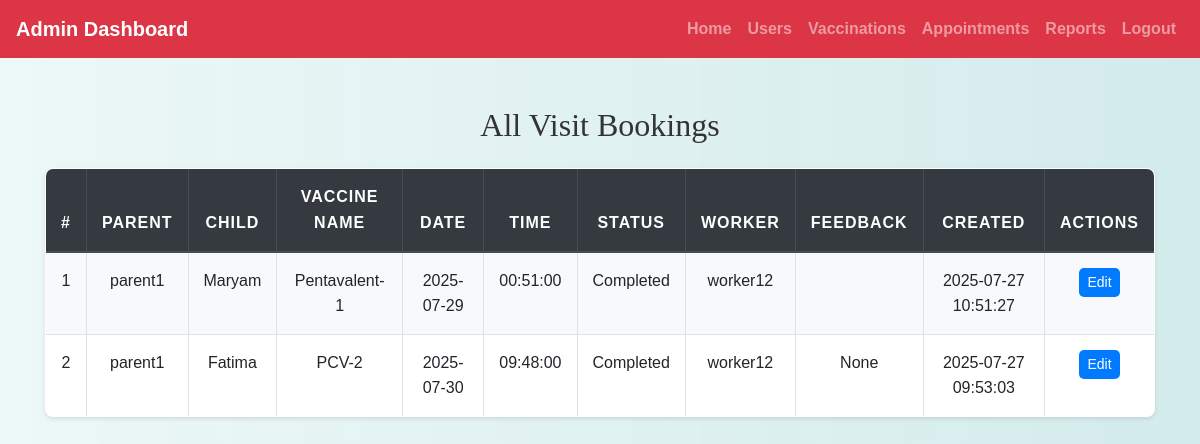
Page /admin/admin_view_bookings.php (signed in) on the committed database.
### tables this page shows
CREATE TABLE `visit_bookings` (
  `booking_id` int(11) NOT NULL,
  `user_id` int(11) NOT NULL,
  `kid_id` int(11) NOT NULL,
  `vaccination_id` int(11) NOT NULL,
  `worker_id` int(11) DEFAULT NULL,
  `visit_date` date NOT NULL,
  `visit_time` time NOT NULL,
  `status` enum('Pending','Confirmed','Rejected','Completed') NOT NULL DEFAULT 'Pending',
  `feedback` text DEFAULT NULL,
  `created_at` datetime DEFAULT current_timestamp()
);

CREATE TABLE `users` (
  `id` int(11) NOT NULL,
  `username` varchar(50) NOT NULL,
  `password` varchar(255) NOT NULL,
  `email` varchar(100) NOT NULL,
  `phone` varchar(20) NOT NULL,
  `age` int(11) DEFAULT NULL,
  `bio` text DEFAULT NULL,
  `user_type` varchar(50) DEFAULT NULL,
  `profile_picture` varchar(255) DEFAULT NULL,
  `status` enum('pending','approved','rejected') DEFAULT 'pending'
);

CREATE TABLE `children` (
  `child_id` int(11) NOT NULL,
  `parent_id` int(11) NOT NULL,
  `first_name` varchar(100) NOT NULL,
  `last_name` varchar(100) NOT NULL,
  `date_of_birth` date NOT NULL,
  `gender` enum('Male','Female','Other') NOT NULL,
  `address` varchar(255) NOT NULL,
  `city` varchar(100) NOT NULL,
  `province` varchar(100) NOT NULL,
  `postal_code` varchar(20) NOT NULL,
  `special_notes` text DEFAULT NULL,
  `created_at` timestamp NOT NULL DEFAULT current_timestamp(),
  `updated_at` timestamp NOT NULL DEFAULT current_timestamp() ON UPDATE current_timestamp()
);

CREATE TABLE `vaccinations` (
  `vaccination_id` int(11) NOT NULL,
  `name` varchar(255) NOT NULL,
  `description` text NOT NULL,
  `age_limit_months` int(11) NOT NULL
);

### admin/admin_view_bookings.php (the view, shortened to what this page needs)
<?php
include('config.php');
$sql = "SELECT vb.*,
               c.first_name AS child_name,
               u.username AS parent_name,
               w.username AS worker_name,
               v.name AS vaccination_name
        FROM visit_bookings vb
        JOIN children c ON vb.kid_id = c.child_id
        JOIN users u ON vb.user_id = u.id
        JOIN vaccinations v ON vb.vaccination_id = v.vaccination_id
        LEFT JOIN users w ON vb.worker_id = w.id
        ORDER BY vb.created_at DESC";
$result = mysqli_query($conn, $sql);
?>
<!DOCTYPE html>
<html>
<head>
    <link rel="stylesheet" href="https://maxcdn.bootstrapcdn.com/bootstrap/4.5.2/css/bootstrap.min.css">
    <link rel="stylesheet" href="../css/style.css" />
</head>
<body>
<?php include('admin_navbar.php'); ?>
<div class="container mt-5">
    <h2 class="mb-4">All Visit Bookings</h2>
    <table class="table table-bordered table-striped">
        <thead class="thead-dark">
            <tr>
                <th>#</th>
                <th>Parent</th>
                <th>Child</th>
                <th>Vaccine Name</th>
                <th>Date</th>
                <th>Time</th>
                <th>Status</th>
                <th>Worker</th>
                <th>Feedback</th>
                <th>Created</th>
                <th>Actions</th>
            </tr>
        </thead>
        <tbody>
        <?php $i = 1; while ($row = mysqli_fetch_assoc($result)): ?>
            <tr>
                <td><?= $i++ ?></td>
                <td><?= htmlspecialchars($row['parent_name']) ?></td>
                <td><?= htmlspecialchars($row['child_name']) ?></td>
                <td><?= htmlspecialchars($row['vaccination_name']) ?></td>
                <td><?= $row['visit_date'] ?></td>
                <td><?= $row['visit_time'] ?></td>
                <td><?= $row['status'] ?></td>
                <td><?= $row['worker_name'] ?? 'Not Assigned' ?></td>
                <td><?= htmlspecialchars($row['feedback']) ?></td>
                <td><?= $row['created_at'] ?></td>
                <td>
                    <button class="btn btn-sm btn-primary" data-toggle="modal" data-target="#editModal<?= $row['booking_id'] ?>">Edit</button>
                </td>
            </tr>
        <?php endwhile; ?>
        </tbody>
    </table>
</div>
</body>
</html>

### css/style.css (style rules this page uses)
body { background: linear-gradient(90deg, rgba(233, 246, 246, 0.831), rgba(207, 233, 233, 0.9)); font-family: 'Arial', sans-serif; color: #333; line-height: 1.6; }
h1, h2, h3, h4 { text-align: center; margin-top: 30px; margin-bottom: 30px; font-family: 'Georgia', serif; }
.container { margin-bottom: 40px; }
.table { width: 100%; border-collapse: collapse; margin-top: 20px; font-size: 16px; background-color: #ffffff; border-radius: 8px; overflow: hidden; box-shadow: 0 2px 4px rgba(0, 0, 0, 0.1); }
.table th, .table td { padding: 15px; border: 1px solid #dee2e6; text-align: center; }
.table thead th { background-color: #004d4d; color: white; font-weight: bold; text-transform: uppercase; letter-spacing: 1px; }
.table tbody tr:nth-child(odd) { background-color: #f8f9fa; }
.btn-primary { color: #fff; border: none; border-radius: 5px; cursor: pointer; transition: background-color 0.3s ease; }

### rows in the picture
visit_bookings: user.username "parent1", kid.first_name "Maryam", vaccination.name "Pentavalent-1", visit_date "2025-07-29", visit_time "00:51:00", status "Completed", worker.username "worker12", created_at "2025-07-27 10:51:27"
visit_bookings: user.username "parent1", kid.first_name "Fatima", vaccination.name "PCV-2", visit_date "2025-07-30", visit_time "09:48:00", status "Completed", worker.username "worker12", feedback "None", created_at "2025-07-27 09:53:03"
